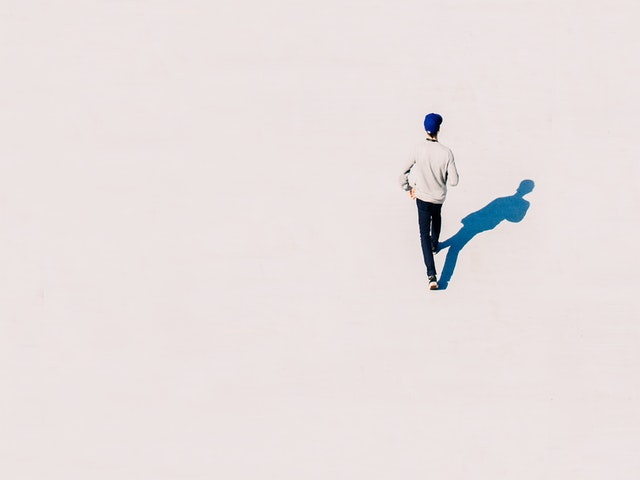
#> input picture python_opencv_project/14_15_16_17_18_OpenCV_uygulamalar/test_images/body.jpg, 640 x 480 px
$ python adim4scikit_image.py --source ../python_opencv_project/14_15_16_17_18_OpenCV_uygulamalar/test_images/body.jpg --reference ../python_opencv_project/14_15_16_17_18_OpenCV_uygulamalar/test_images/car.jpg
#> lines starting #> are read from the running program, lines starting #| are printed output that depends on the picture
"""
-->scikit-image ve python ile eşleşen histogram :
iki görüntünün renk dağılımını (kontrast) eşleştirmek için
1. her görüntü için hidtogram hesaplanır
2. referans görüntünün hidtogramını alın
3. referans histogramları kullanarak giriş görüntüsündeki piksel yoğunluğu değerlerini, eşleşecek şekilde güncelleyin

histogram eşitleme: bir görüntünün piksel yoğunluklarını refesans görüntü histogram dağılımına göre güncellemek . gerçek içerik değişmez piksel dağılımı gerçekleşir . hem tek kanallı hem çok kanallı görüntüde uygulanabilir.
-scikit-image kullanarak match_histograms fonksiyonu kullanmak kolaylık sağlar. pip ile yüklenir


"""
#kütüphaneleri ve gerekli paketleri import ettik
from skimage import exposure #histogram eşitlemeyi uygulamak için gerekli
import matplotlib.pyplot as plt  #histogram görüntülemek için gerekli
import argparse
import cv2
# argparse kullanarak argüman ayrıştırıcısı oluşturun ve argümanları ayrıştırın
ap = argparse.ArgumentParser()
ap.add_argument("-s", "--source", required=True,help="path to the input source image")
ap.add_argument("-r", "--reference", required=True,help="path to the input reference image")
args = vars(ap.parse_args())


# Kaynak ve referans görüntüleri yükleyin
print("[INFO] loading source and reference images...")
src = cv2.imread(args["source"])
#> src is the input picture: shape (480, 640, 3); mean B, G, R 224.1, 225, 232.8
ref = cv2.imread(args["reference"])
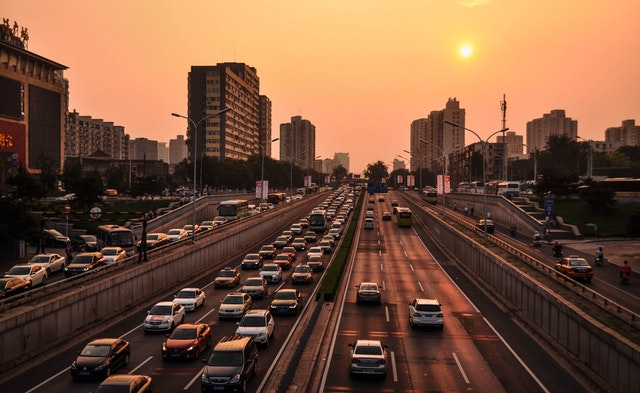
#> input picture python_opencv_project/14_15_16_17_18_OpenCV_uygulamalar/test_images/car.jpg, 640 x 393 px
#> ref is the input picture: shape (393, 640, 3); mean B, G, R 61.5, 83.8, 120.7
# Çok kanallı histogram eşleştirmesi yapıp yapmadığımızı belirleyin
# histogram eşleştirmesini kendisi gerçekleştirir
print("[INFO] performing histogram matching...")
multi = True if src.shape[-1] > 1 else False
#> multi = True
matched = exposure.match_histograms(src, ref, channel_axis=-1)
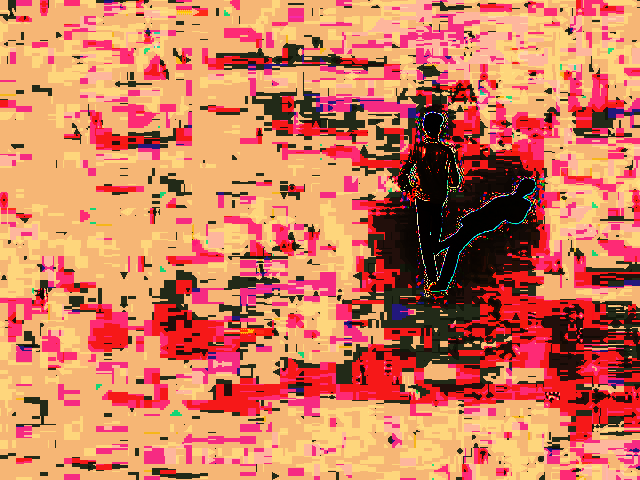
#> matched: shape (480, 640, 3); mean B, G, R 92.2, 122.2, 207.1


cv2.imshow("Source", src)
cv2.imshow("Reference", ref)
cv2.imshow("Matched", matched)

# histogram eşleştirmesi uygulanmadan önce ve sonra her kanal için histogram çizimlerini görüntülemek için bir şekil oluşturun
(fig, axs) =  plt.subplots(nrows=3, ncols=3, figsize=(8, 8))
# Kaynak görüntümüz, referans görüntümüz ve eşleşen çıktımız üzerinde döngü yapın
for (i, image) in enumerate((src, ref, matched)):
	# görüntüyü BGR'den RGB kanal sıralamasına dönüştürün
	image = cv2.cvtColor(image, cv2.COLOR_BGR2RGB)
	# RGB sırasına göre kanalların adları üzerinde döngü yapın
	for (j, color) in enumerate(("red", "green", "blue")):
		#  Geçerli kanal için bir histogram hesaplayın ve çizin
		(hist, bins) = exposure.histogram(image[..., j],source_range="dtype")
		axs[j, i].plot(bins, hist / hist.max())
		# mevcut kanal ve çizin için kümülatif dağılım fonksiyonunu hesaplayın
		(cdf, bins) = exposure.cumulative_distribution(image[..., j])
		axs[j, i].plot(bins, cdf)
		# Geçerli renk kanalının geçerli grafiğin Y ekseni etiketini ad olarak ayarlayın
		axs[j, 0].set_ylabel(color)
#> this loop made 3 passes


# eksen başlıklarını ayarlayın
axs[0, 0].set_title("Source")
axs[0, 1].set_title("Reference")
axs[0, 2].set_title("Matched")
# çıktı grafiklerini görüntüleyin
plt.tight_layout()
plt.show()
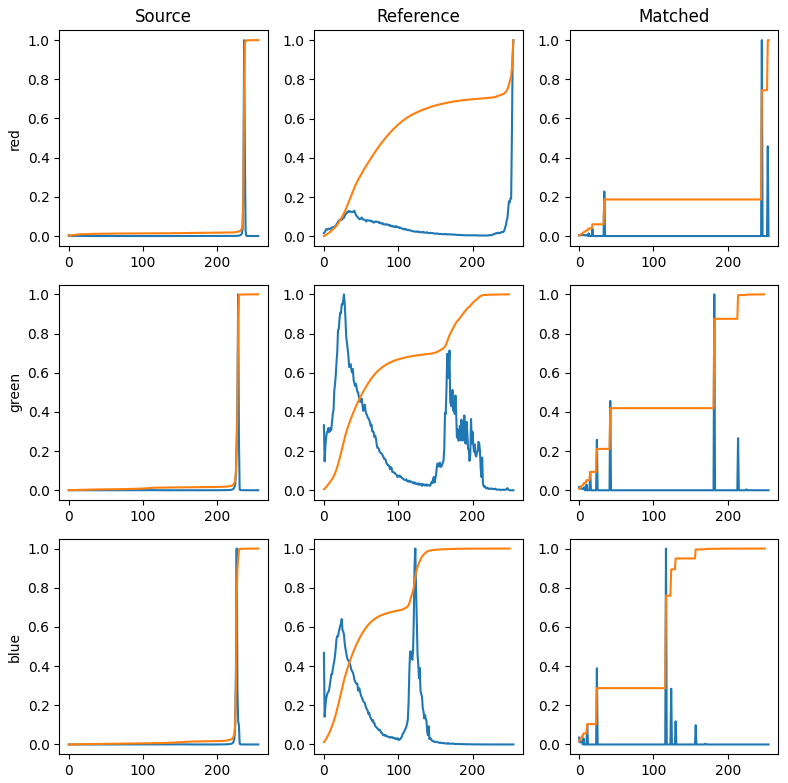
#> figure drawn by matplotlib, 9 panels; panel 1: curve peaks at x = 236, y = 1; panel 1: curve peaks at x = 255, y = 1; panel 2: curve peaks at x = 255, y = 1; panel 2: curve peaks at x = 255, y = 1


cv2.waitKey(0)
